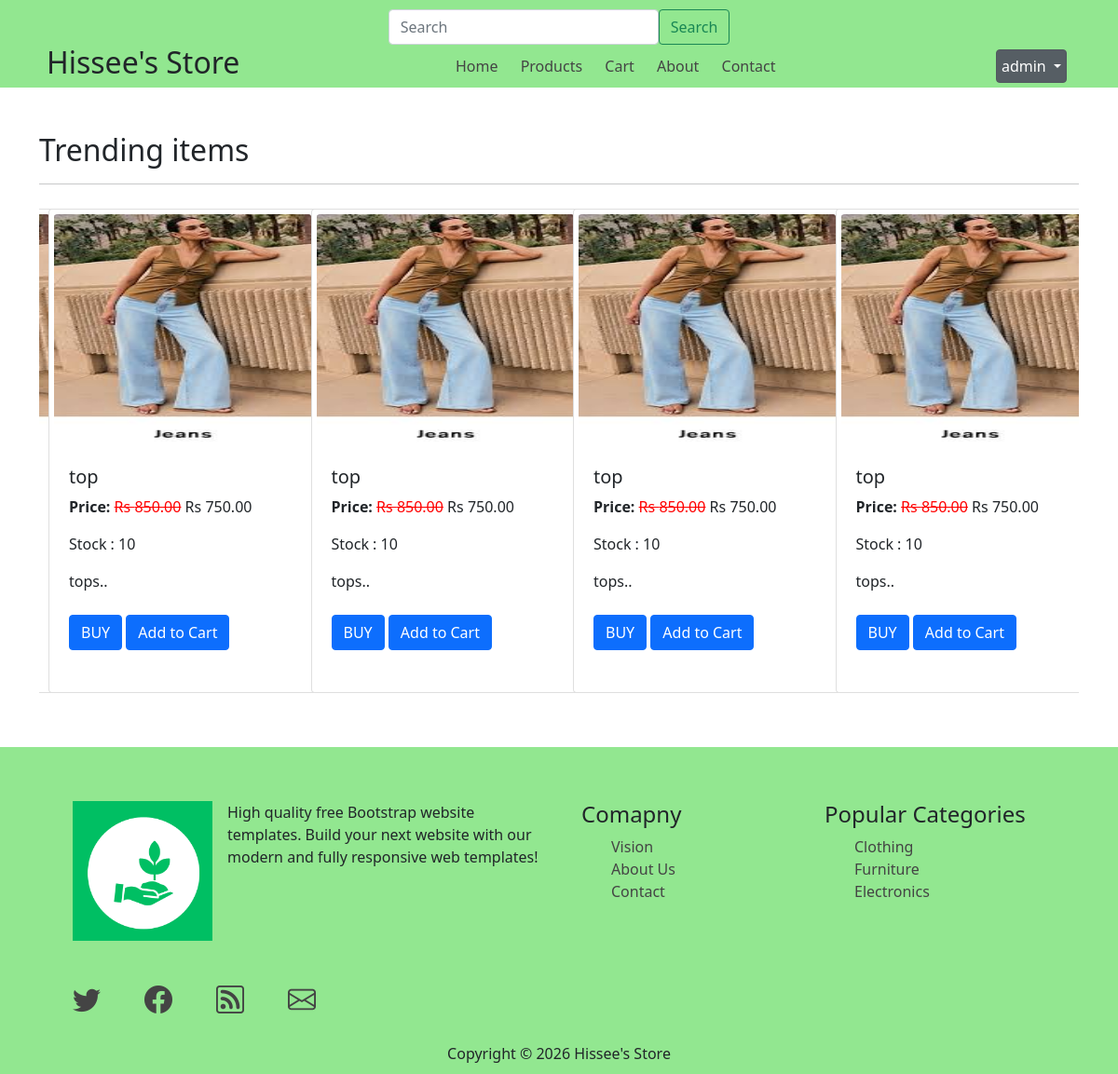
Page / (signed in) on the earlier database version.
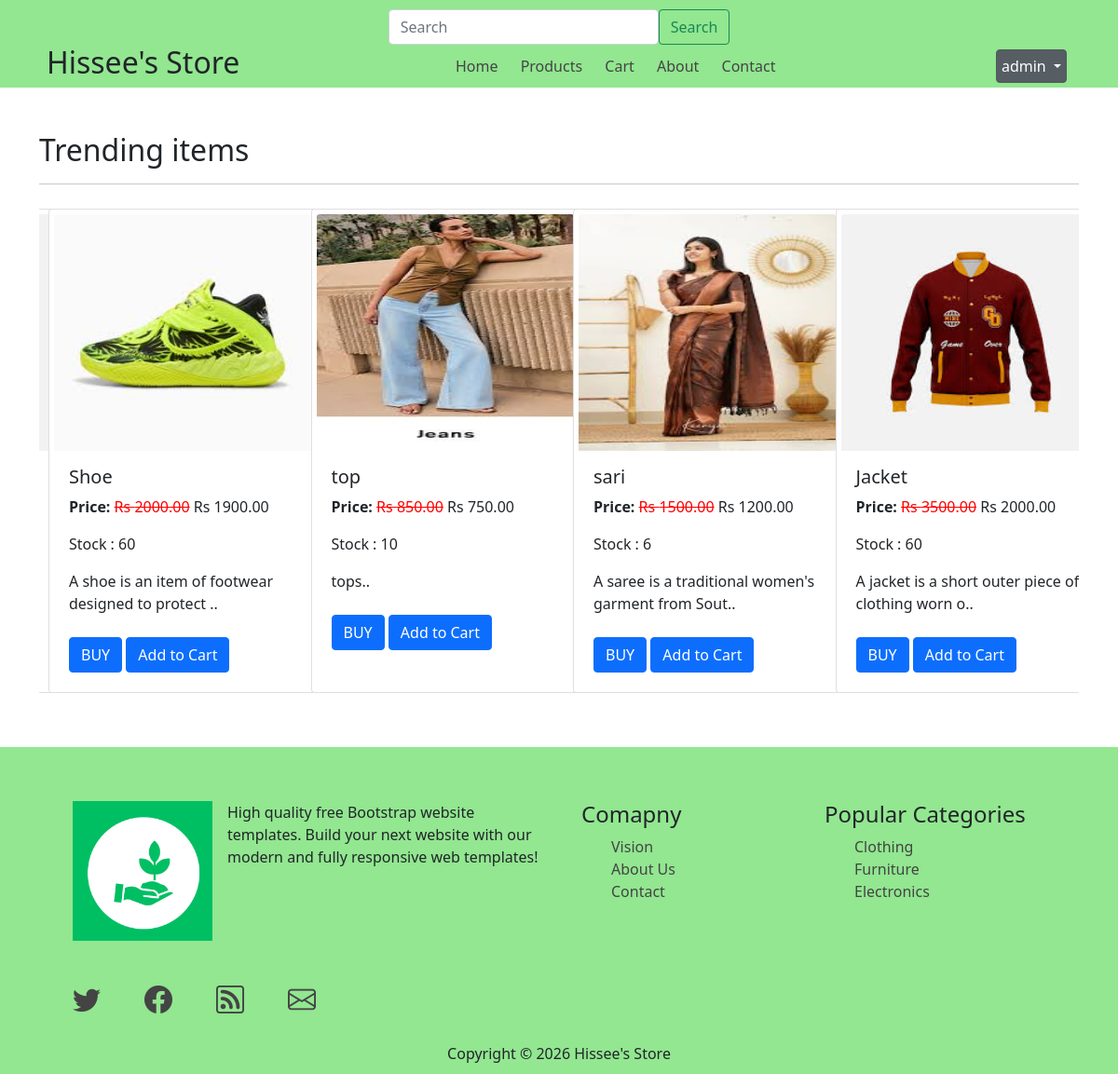
Same page on the later database version.
### products/models.py (models this page shows, shortened)
class Product(models.Model):
    name = models.CharField(max_length=200)
    original_price = models.DecimalField(max_digits=7,decimal_places=2)
    selling_price = models.DecimalField(max_digits=7,decimal_places=2)
    stock = models.IntegerField()
    category = models.ForeignKey(Category, on_delete=models.CASCADE)
    trending = models.BooleanField(default=False)
    tag = models.SlugField()
    image = models.FileField(upload_to='static/uploads')
    created_at = models.DateTimeField(auto_now_add=True)
    description = models.TextField(blank=True)

### userpage/models.py (models this page shows, shortened)
class WebInfo(models.Model):
    title = models.CharField(max_length=100)
    favicon = models.FileField(upload_to='static/uploads')
    logo = models.FileField(upload_to='static/uploads')
    bio = models.TextField(blank=True)
    email = models.EmailField(max_length=100)
    phone = models.CharField(max_length=20,validators=[MinLengthValidator, MaxLengthValidator(14)])
    address = models.CharField(max_length=100)
    fb_link = models.URLField(blank=True)
    insta_link = models.URLField(blank=True)

### userpage/views.py (the view)
# urls.py: path('',index)
def index(request):
    context = {
        'products' : Product.objects.filter(trending = True).order_by('-id')[:4]
    }
    return render(request, 'design/index.html',context)

### userpage/generals.py (called while the page is built)
def webInfo(request):
    context = {
        'data': WebInfo.objects.last()
    }
    return context

### templates/design/index.html
{% extends "base.html" %}
{% block main-content %}
<div class="container caresol my-5">
<h2>Trending items</h2>
<hr>
  <div class='d-flex owl-carousel products'>
    {% for product in products %}
      <div class="card" id='products' style="width: 18rem;">
          <img src="/{{product.image}}" class="card-img-top" alt="{{product.item}}">
        <div class="card-body">
          <h5 title="{{product.name}}" class="card-title">{{product.name}}</h5>
            <p class="card-text">
                <span class= 'fw-bold'>Price: </span>
                <del style = "color:red">Rs {{product.original_price}}</del>
                <span> Rs {{product.selling_price}}</span>
            </p>
          <p class="card-text">Stock : {{product.stock}} </p>
          <small title="{{product.description}}" class="fs-6">{{product.description|slice:':50'}}..</small><br><br>
          <a href="#" class="btn btn-primary">BUY</a>
          <a href="#" class="btn btn-primary">Add to Cart</a>
        </div>
      </div>
{% endfor %}
  </div>
</div>
{% endblock main-content %}

### templates/base.html (shortened to what this page needs)
<!DOCTYPE html>
<html lang="en">
{% load static %}
<head>
    <link rel= 'stylesheet' href="{% static 'css/style.css' %}">
     <link href="https://cdn.jsdelivr.net/npm/bootstrap@5.0.2/dist/css/bootstrap.min.css" rel="stylesheet">
      <link rel="stylesheet" href="https://cdn.jsdelivr.net/npm/bootstrap-icons@1.13.1/font/bootstrap-icons.min.css">
      <link rel="stylesheet" href="https://cdnjs.cloudflare.com/ajax/libs/OwlCarousel2/2.3.4/assets/owl.carousel.min.css" />
</head><link rel="stylesheet" href="https://cdnjs.cloudflare.com/ajax/libs/OwlCarousel2/2.3.4/assets/owl.theme.default.min.css" />
<body>
    {% include "components/header.html" %}
    {% block main-content %}
    {% endblock main-content %}
    {% include "components/footer.html" %}
</body>
</html>

### templates/components/header.html (shortened to what this page needs)
<header class = 'hid'>
  <div class = 'col-md-4 m-auto'>
    <form class="form-inline my-2 my-lg-0 d-flex w-">
      <input class="form-control mr-sm-2" type="search" placeholder="Search" aria-label="Search">
      <button class="btn btn-outline-success my-2 my-sm-0" type="submit">Search</button>
    </form>
  </div>
  <div class = 'nav-bar d-flex flex-wrap justify-space-between'>
    <div class = 'logo'>
      <h2>Hissee's Store</h2>
    </div>
    <div class = 'menu '>
      <a href="/">Home</a>
      <a href="{% url 'all-products' %}">Products</a>
      <a href="">Cart</a>
      <a href="">About</a>
      <a href="">Contact</a>
    </div>
    <div class = 'auth-btn  '>
      {% if user.is_authenticated %}
      <div class="dropdown show">
        <a class="btn btn-secondary dropdown-toggle" href="#" role="button" id="dropdownMenuLink" data-toggle="dropdown" aria-haspopup="true" aria-expanded="false">
          {{user.username}}
        </a>
      </div>
      {% else %}
      <a class = 'btn btn-primary'>Login</a>
      <a class = 'btn btn-secondary'>Register</a>
    </div>
    {% endif %}
  </div>
</header>

### templates/components/footer.html
<footer class='fid'>
    <div class="footer-top container row d-flex justify-content-center m-auto mt-5">
            <div class="footer-logo-div col-xl-6 justify mb-4">
                <div class = 'd-flex '>
                    <a href="#"><img src="/{{data.favicon}}" alt="bootstrap" width="186"
                        height="26"></a><br>
                    <p  class = 'mx-3'>High quality free Bootstrap website templates. Build your next website with our modern and fully
                responsive web templates!</p>
                </div>
                <br>
                <div class="social-links d-flex mt-3">
                    <a href=""><i class="bi bi-twitter"></i></a>
                    <a href="{{data.fb_link}}"><i class="bi bi-facebook"></i></a>
                    <a href=""><i class="bi bi-rss"></i></a>
                    <a href=""><i class="bi bi-envelope"></i></a>
                </div>
            </div>
            <div class="footer-list-sollection col-xl-6 row">
                <div class="footer-list col-lg-6 justify">
                    <h4>Comapny</h4>
                    <ul type="none">
                        <li><a href="">Vision</a></li>
                        <li><a href="">About Us</a></li>
                        <li><a href="">Contact</a></li>
                    </ul>
                </div>
                <div class="footer-list col-lg-6 justify">
                    <h4>Popular Categories</h4>
                    <ul type="none">
                        <li><a href="">Clothing</a></li>
                        <li><a href="">Furniture</a></li>
                        <li><a href="">Electronics</a></li>
                    </ul>
                </div>
            </div>
        </div>
        <div class="footer-buttom text-center">
            Copyright © 2026 Hissee's Store
        </div>
</footer>

### static/css/style.css (style rules this page uses)
* { margin: 0; box-sizing: border-box; }
:root { --text-color: #444; --primary-color: #92e790; --secondary-text-color: #40608f; }
.nav-bar a { text-decoration: none; color: var(--text-color); margin: 5px; padding: 5px; }
.nav-bar, .menu { justify-content: space-between; }
.menu { align-self: center; }
.auth-btn a { color: aliceblue; }
.hid { background-color: var(--primary-color); padding: 10px 50px 0px 50px ; }
.footer-logo-div a img { height: 150px; width: 150px; }

Differences in the rows shown:
added Product: image (picture), name "sari", original_price "1500.00", selling_price "1200.00", stock "6", description "A saree is a traditional women's garment from Sout"
added Product: image (picture), name "Jacket", original_price "3500.00", selling_price "2000.00", stock "60", description "A jacket is a short outer piece of clothing worn o"
added Product: image (picture), name "Shoe", original_price "2000.00", selling_price "1900.00", stock "60", description "A shoe is an item of footwear designed to protect"
